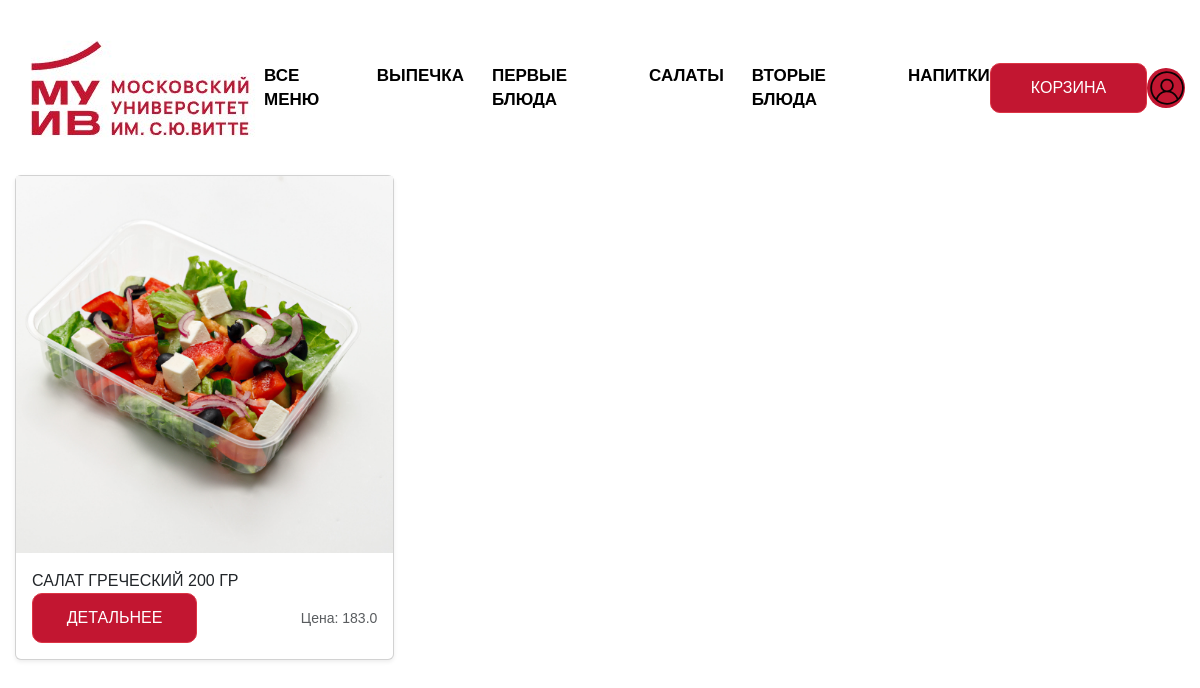
The app's page /category/salads with its own data.
### app.py (models this page shows, shortened)
class Dish(db.Model):
    id = db.Column(db.Integer, primary_key=True)
    title = db.Column(db.String(50), nullable=False)
    image = db.Column(db.String(100))
    price = db.Column(db.Float, nullable=False)
    text = db.Column(db.Text, nullable=False)
    category = db.Column(db.String(50), nullable=False)
    fats = db.Column(db.String(50), nullable=False)
    proteins = db.Column(db.String(50), nullable=False)
    carbs = db.Column(db.String(50), nullable=False)
    calories = db.Column(db.String(50), nullable=False)

### app.py (the view)
@app.route('/category/<category>')
def category(category):
    dishes = Dish.query.filter_by(category=category).all()
    return render_template('category.html', category=category, dishes=dishes)

### templates/category.html (shortened to what this page needs)
<!DOCTYPE html>
<html lang="ru">
<head>
    <link rel="stylesheet" href="https://cdn.jsdelivr.net/npm/bootstrap@5.3.2/dist/css/bootstrap.min.css">
    <link rel="stylesheet" href="{{ url_for('static', filename='css/style.css') }}">
</head>
<body>
    <header class="header">
        <div class="container">
            <img src="{{ url_for('static', filename='images/icons/logo.png') }}" alt="" class="header__logo">
        <nav class="header__nav">
            <ul class="header__list">
                <li><a href="/menu">Все меню</a></li>
                <li><a href="/category/bakery">ВЫПЕЧКА</a></li>
                <li><a href="/category/first-dishes">ПЕРВЫЕ БЛЮДА</a></li>
                <li><a href="/category/salads">САЛАТЫ</a></li>
                <li><a href="/category/second-dishes">ВТОРЫЕ БЛЮДА</a></li>
                <li><a href="/category/drinks">НАПИТКИ</a></li>
            </ul>
        </nav>
            <a href="/cart" class="btn btn-danger">Корзина</a>
            {% if current_user.is_authenticated %}
                <a href="{{ url_for('profile', username=current_user.username) }}" class="image-btn btn-danger"></a>
            {% else %}
                <a href="{{ url_for('login') }}" class="image-btn btn-danger"></a>
            {% endif %}
        </div>
    </header>
    <main class="main">
        <div class="container">
            <div class="row row-cols-1 row-cols-sm-2 row-cols-md-3 g-3">
                {% for el in dishes %}
                <div class="col">
                    <div class="card shadow-sm">
                        <img src="{{ url_for('static', filename='images/' + el.image)}}" alt="el.name">
                        <div class="card-body">
                            <p class="my-0 font-weight-normal">{{ el.title }}</p>
                            <div class="d-flex justify-content-between align-items-center">
                                <div class="btn-group">
                                    <a href="/menu/{{ el.id }}" class="btn btn-danger">Детальнее</a>
                                </div>
                                <small class="text-body-secondary">Цена: {{ el.price }}</small>
                            </div>
                        </div>
                    </div>
                </div>
                {% endfor %}
            </div>
        </div>
    </main>
</body>
</html>

### static/css/style.css (style rules this page uses)
body { margin: 0; font-family: 'Proxima Nova', Arial, sans-serif; background-color: white; color: #000; }
a { color: #000; text-decoration: none; }
ul { list-style: none; padding: 0; margin: 0; }
.container { max-width: 1575px; margin-left: auto; margin-right: auto; padding: 0 15px; }
.btn { display: flex; align-items: center; justify-content: center; cursor: pointer; width: 165px; height: 50px; font-weight: 500; font-size: 16px; text-transform: uppercase; background: #c21631; border-radius: 10px; color: white; }
.image-btn { width: 40px; height: 40px; border: none; background-color: #c21631; border-radius: 50%; background-image: url('/static/images/icons/person-circle.svg'); background-size: cover; }
.header { padding: 25px 0px; }
.header .container { display: flex; justify-content: space-between; align-items: center; }
.header__list { display: flex; gap: 28px; }
.header__nav a { font-size: 17px; font-weight: 700; text-transform: uppercase; line-height: 1; -webkit-transition: all 0.1s ease; transition: all 0.1s ease; }

### records on screen
Dish: image (picture), title "САЛАТ ГРЕЧЕСКИЙ 200 ГР", price "183.0"
